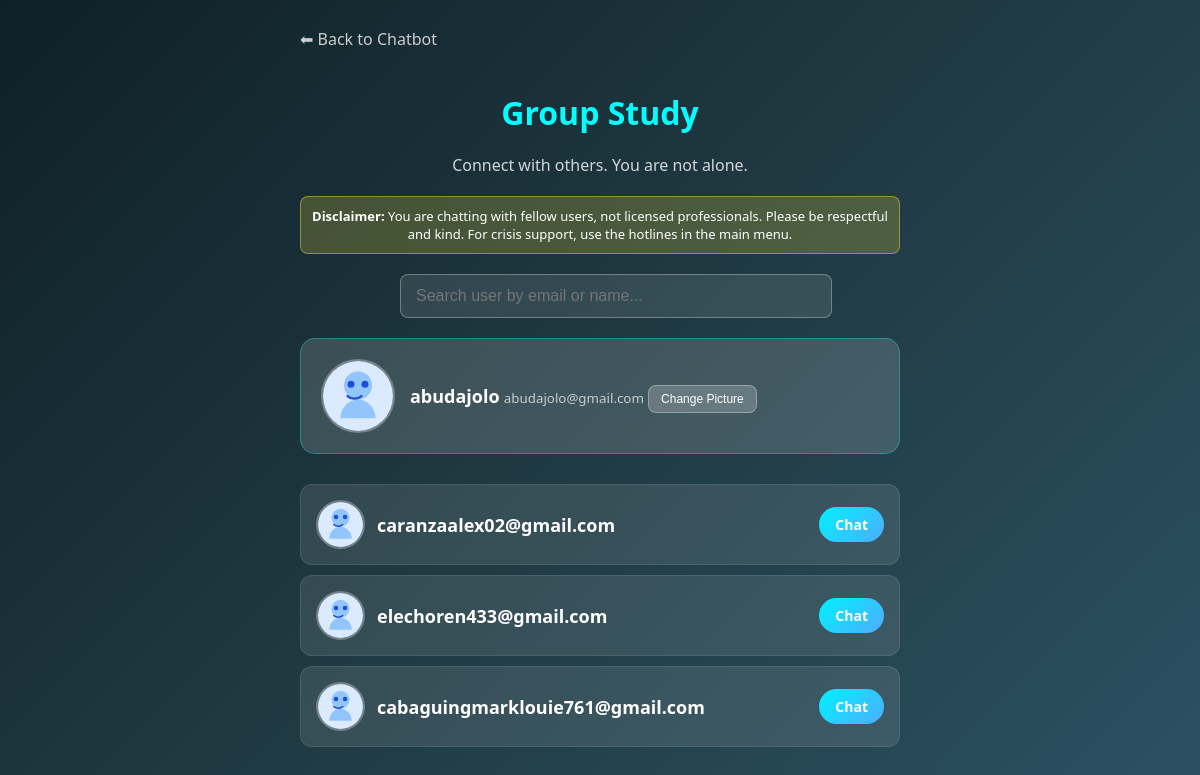
The app's page /community (signed in) with its own data.
### tables this page shows
CREATE TABLE users (
        id INTEGER PRIMARY KEY AUTOINCREMENT,
        first_name TEXT,
        last_name TEXT,
        password TEXT NOT NULL,
        email TEXT UNIQUE NOT NULL,
        phone TEXT,
        age INTEGER,
        gender TEXT,
        course TEXT,
        role TEXT DEFAULT 'user',
        profile_pic TEXT DEFAULT '/static/images/default_avatar.svg',
        ban_expires_at DATETIME DEFAULT NULL,
        abuse_offense_count INTEGER DEFAULT 0
    );

### app.py (the view)
@app.route("/community")
def community():
    if "user" not in session:
        return redirect(url_for("login"))
    db = get_db()
    c = db.cursor() # Use correct placeholder based on DB type
    if 'DATABASE_URL' in os.environ:
        c.execute("SELECT email, first_name, last_name, profile_pic FROM users WHERE email != %s AND role != 'admin'", (session["user"],))
    else:
        c.execute("SELECT email, first_name, last_name, profile_pic FROM users WHERE email != ? AND role != 'admin'", (session["user"],))
    all_users = c.fetchall()
    users_data = []
    for u_row in all_users:
        u_email = u_row['email']
        u_profile_pic = get_profile_pic_url(u_row['profile_pic'])
        if 'DATABASE_URL' in os.environ:
            c.execute("SELECT show_in_community FROM user_settings WHERE user_email=%s", (u_email,))
        else:
            c.execute("SELECT show_in_community FROM user_settings WHERE user_email=?", (u_email,))
        setting_row = c.fetchone()
        if setting_row and setting_row['show_in_community'] == 0:
            continue  # Skip users who opted out
        if 'DATABASE_URL' in os.environ:
            c.execute("SELECT COUNT(*) FROM peer_messages WHERE sender=%s AND receiver=%s AND is_read=0", (u_email, session["user"]))
        else:
            c.execute("SELECT COUNT(*) FROM peer_messages WHERE sender=? AND receiver=? AND is_read=0", (u_email, session["user"]))
        count = c.fetchone()[0]
        users_data.append({"username": u_email, "name": f"{u_row['first_name']} {u_row['last_name']}", "unread": count, "profile_pic": u_profile_pic})
    if 'DATABASE_URL' in os.environ:
        c.execute("SELECT profile_pic FROM users WHERE email = %s", (session["user"],))
    else:
        c.execute("SELECT profile_pic FROM users WHERE email = ?", (session["user"],))
    current_user_pic_row = c.fetchone()
    current_user_pic = get_profile_pic_url(current_user_pic_row[0] if current_user_pic_row else None)
    return render_template("community.html", users=users_data, current_user_pic=current_user_pic, current_username=session['user'])

### app.py (called while the page is built)
@app.after_request
def add_security_headers(response):
    response.headers['X-Frame-Options'] = 'SAMEORIGIN'
    response.headers['X-Content-Type-Options'] = 'nosniff'
    return response

def get_db():
    if 'db' not in g:
        db_url = os.environ.get('DATABASE_URL')
        if db_url:
            try:
                g.db = psycopg2.connect(db_url)
            except Exception as e:
                app.logger.warning(f"Falling back to SQLite because PostgreSQL connection failed: {e}")
                g.db = sqlite3.connect(DATABASE)
        else:
            g.db = sqlite3.connect(DATABASE)
        g.db.row_factory = sqlite3.Row
    return g.db

def get_profile_pic_url(pic_url):
    if not pic_url:
        return url_for('static', filename='images/default_avatar.svg')
    if pic_url.startswith('/'):
        decoded_url = urllib.parse.unquote(pic_url)
        local_path = os.path.join(app.root_path, decoded_url.lstrip('/').replace('/', os.sep))
        if os.path.exists(local_path):
            return pic_url
    return url_for('static', filename='images/default_avatar.svg')

### templates/community.html (shortened to what this page needs)
<!DOCTYPE html>
<html>
<head>
</head>
<body>
<div class="container">
    <a href="/chatbot" class="back-btn">⬅ Back to Chatbot</a>
    <h1> Group Study</h1>
    <p style="text-align:center; margin-bottom:20px; opacity:0.8;">Connect with others. You are not alone.</p>
    <div style="background:rgba(255, 235, 59, 0.2); color: #fff; padding: 10px; border-radius: 8px; font-size: 13px; text-align: center; margin-bottom: 20px; border: 1px solid rgba(255, 235, 59, 0.4);">
        <strong>Disclaimer:</strong> You are chatting with fellow users, not licensed professionals. Please be respectful and kind. For crisis support, use the hotlines in the main menu.
    </div>
    <div class="search-container" style="margin-bottom: 20px; position: relative;">
        <input type="text" id="userSearch" onkeyup="filterUsers()" placeholder="Search user by email or name...">
    </div>
    <div class="current-user-profile">
        <img src="{{ current_user_pic }}" alt="Your Avatar" class="profile-pic large-pic">
        <div class="profile-info">
            <span class="username">{{ current_username.split('@')[0] }}</span>
            <small style="opacity: 0.7;">{{ current_username }}</small>
            <button class="change-pic-btn" onclick="openUploadModal()">Change Picture</button>
        </div>
    </div>
    <div class="user-list">
        {% if users %}
            {% for user in users %}
            <div class="user-card" data-name="{{ user.name|lower }}" data-email="{{ user.username|lower }}">
                <div class="user-info">
                    <img src="{{ user.profile_pic }}" alt="Avatar" class="profile-pic">
                    <div>
                        <span class="username">{{ user.username }}</span>
                    </div>
                </div>
                <a href="{{ url_for('peer_chat', partner=user.username) }}" class="chat-btn">Chat</a>
            </div>
            {% endfor %}
        {% else %}
            <p style="text-align:center;">No other users found yet.</p>
        {% endif %}
    </div>
</div>
</body>
</html>

### templates/community.html (style rules this page uses)
body { background: linear-gradient(135deg, #0f2027, #203a43, #2c5364); color: white; font-family: 'Segoe UI', sans-serif; padding: 20px; min-height: 100vh; }
.container { max-width: 600px; margin: 0 auto; }
.search-container { margin-bottom: 20px; position: relative; max-width: 400px; margin-left: auto; margin-right: auto; }
.search-container input { width: 100%; padding: 12px 15px; border-radius: 8px; border: 1px solid rgba(255,255,255,0.3); font-size: 1rem; background: rgba(255,255,255,0.1); color: white; }
.back-btn { display: inline-block; margin-bottom: 20px; color: #ccc; text-decoration: none; }
h1 { text-align: center; margin-bottom: 20px; color: #00ffff; }
.user-list { display: flex; flex-direction: column; gap: 10px; }
.user-card { background: rgba(255,255,255,0.1); padding: 15px; border-radius: 12px; display: flex; justify-content: space-between; align-items: center; transition: 0.3s; border: 1px solid rgba(255,255,255,0.1); }
.user-info { display: flex; align-items: center; gap: 12px; }
.profile-pic { width: 45px; height: 45px; border-radius: 50%; object-fit: cover; border: 2px solid rgba(255,255,255,0.3); }
.username { font-size: 18px; font-weight: bold; }
.chat-btn { background: linear-gradient(135deg, #00f2fe, #4facfe); color: white; text-decoration: none; padding: 8px 16px; border-radius: 20px; font-size: 14px; font-weight: bold; }
.current-user-profile { background: rgba(255,255,255,0.15); padding: 20px; border-radius: 15px; display: flex; align-items: center; gap: 15px; margin-bottom: 30px; border: 1px solid rgba(0,255,255,0.3); }
.large-pic { width: 70px; height: 70px; }
.change-pic-btn { background: rgba(255,255,255,0.2); border: 1px solid rgba(255,255,255,0.3); color: white; padding: 6px 12px; border-radius: 8px; cursor: pointer; font-size: 12px; margin-top: 5px; }

### records on screen
users: email "abudajolo@gmail.com"
users: profile_pic (placeholder picture), username "caranzaalex02@gmail.com"
users: profile_pic (placeholder picture), username "elechoren433@gmail.com"
users: profile_pic (placeholder picture), username "cabaguingmarklouie761@gmail.com"

### other values on screen
{{ current_username.split('@')[0] }} "abudajolo"
